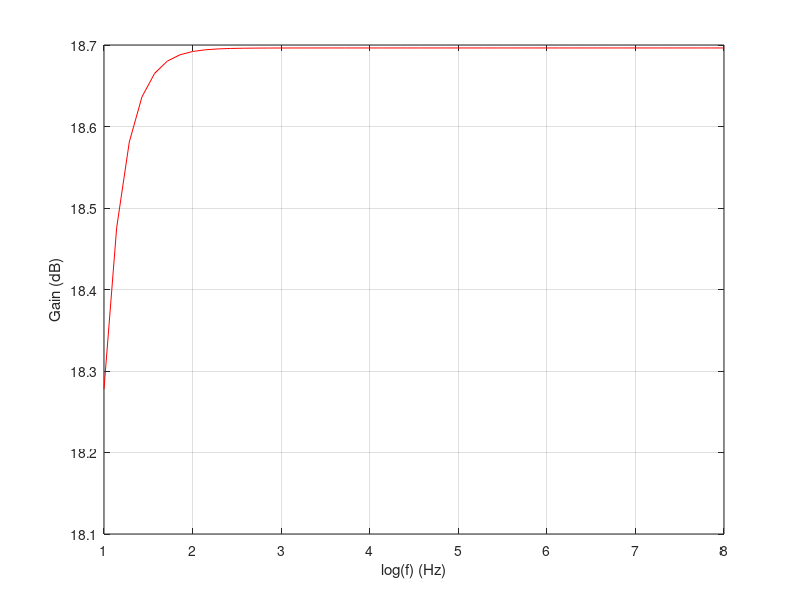

This chart was generated by the following MATLAB code:
%Lab4                                                  Academic Year 2020/2021
%                                                            TCFE
%Authors:
%Joana Matos, 95799
%Ricardo Abreu, 95842
%Vasco Emídio, 95856
%MEAer
close all 
clear all

format long;

f = 100*1e3;
w = 2*pi*f;

%--------------------------------Gain Stage-------------------------------------
%-----Data-----
VCC=12;
RS=100;
RB1=80000;
RB2=20000;
RC1=940;
RE1=775;
RE2 = 2335;
CS=690*1e-6;
Cb=4180*1e-6;
Co=2250 *1e-6;
RL=8;
Vinput=1;

 printf("GSData_TAB \n");
 printf("$R_{S}$ = %e Ohm\n", RS); 
 printf("$R_{B1}$ = %e Ohm \n", RB1);
 printf("$R_{B2}$ = %e Ohm \n", RB2);
 printf("$R_{C1}$ = %e Ohm \n", RC1);
 printf("$R_{E1}$ = %e Ohm \n", RE1);
 printf("$R_{E2}$ = %e Ohm \n", RE2);
 printf("$R_{L}$ = %e Ohm \n", RL);
 printf("$C_{I}$ = %e F \n", CS);
 printf("$C_{b}$ = %e F \n", Cb);
 printf("$C_{O}$ = %e F \n", Co);
 printf("GSData_END \n \n");

VT=25e-3;           
BFN=178.7;         %Bijector
VAFN=69.7;
VBEON=0.7;

 printf("GSBijector_TAB \n"); 
 printf("$V_{T}$ = %f V\n", VT);
 printf("$beta$ = %f \n", BFN); 
 printf("$V_{A}$ = %f V\n", VAFN);
 printf("$V_{BEON}$ = %f V \n", VBEON);
 printf("GSBijector_END \n \n");

%-----Operating Point Analysis-----
RB=1/(1/RB1+1/RB2);                 %Req   <---- Thevenin's equivalent
VEQ=RB2/(RB1+RB2)*VCC;              %Veq   <----
IB1=(VEQ-VBEON)/(RB+(1+BFN)*RE1);   %IB
IC1=BFN*IB1;                        %IC
IE1=(1+BFN)*IB1;                    %IE
VE1=RE1*IE1;                        %VE
VO1=VCC-RC1*IC1;                    %VO
VCE=VO1-VE1;                        %VCE
 printf("GSOP_TAB \n"); 
 printf("$R_{B}$ = %e Ohm\n", RB);
 printf("$V_{eq}$ = %e V\n", VEQ); 
 printf("$I_{B1}$ = %e A \n", IB1);
 printf("$I_{C1}$ = %e A \n", IC1);
 printf("$I_{E1}$ = %e A \n", IE1);
 printf("$V_{E1}$ = %e V \n", VE1);
 printf("$V_{O1}$ = %e V \n", VO1);
 printf("$V_{CE}$ = %e V \n", VCE);
 printf("GSOP_END \n \n");


%-----Incremental Circuit-----            (for medium frequencies)

gm1=IC1/VT                         %gm    --Incremental Parameters--
rpi1=BFN/gm1                       %rpi
ro1=VAFN/IC1                       %ro

RSB=RB*RS/(RB+RS)                  %RS||RB

%AC Analysis (Incremantal circuit gain)
AV1 = RSB/RS * RC1*(RE1-gm1*rpi1*ro1)/((ro1+RC1+RE1)*(RSB+rpi1+RE1)+gm1*RE1*ro1*rpi1 - RE1^2)   %vo/vi
AVI_DB = 20*log10(abs(AV1))                                                                     %vo/vi(dB)
AV1simple = RB/(RB+RS) * gm1*RC1/(1+gm1*RE1)
AVIsimple_DB = 20*log10(abs(AV1simple))

RE1=0
AV1 = RSB/RS * RC1*(RE1-gm1*rpi1*ro1)/((ro1+RC1+RE1)*(RSB+rpi1+RE1)+gm1*RE1*ro1*rpi1 - RE1^2)
AVI_DB = 20*log10(abs(AV1))
AV1simple =  - RSB/RS * gm1*RC1/(1+gm1*RE1)
AVIsimple_DB = 20*log10(abs(AV1simple))

RE1=775
ZI1 = 1/(1/RB+1/(((ro1+RC1+RE1)*(rpi1+RE1)+gm1*RE1*ro1*rpi1 - RE1^2)/(ro1+RC1+RE1)))
ZX = ro1*((RSB+rpi1)*RE1/(RSB+rpi1+RE1))/(1/(1/ro1+1/(rpi1+RSB)+1/RE1+gm1*rpi1/(rpi1+RSB)))
ZX = ro1*(   1/RE1+1/(rpi1+RSB)+1/ro1+gm1*rpi1/(rpi1+RSB)  )/(   1/RE1+1/(rpi1+RSB) ) 
ZO1 = 1/(1/ZX+1/RC1)

RE1=0
ZI1 = 1/(1/RB+1/(((ro1+RC1+RE1)*(rpi1+RE1)+gm1*RE1*ro1*rpi1 - RE1^2)/(ro1+RC1+RE1)))
ZO1 = 1/(1/ro1+1/RC1)

 printf("GSAV_TAB \n"); 
 printf("$A_{V1}$ = %e dB\n", AVI_DB);
 %printf("$A_{VIsimple}$ = %e dB\n", AVIsimple_DB); 
 printf("GSAV_END \n \n"); 
 
 printf("GSZ_TAB \n"); 
 printf("$Z_{I1}$ = %e Ohm\n", ZI1);
 printf("$Z_{O1}$ = %e Ohm\n", ZO1); 
 printf("GSZ_END \n \n");

%-------------------------------------------------------------------------------

%---------------------------Ouput Stage-----------------------------------------
%-----Data-----
BFP = 227.3
VAFP = 37.2
VEBON = 0.7
 printf("OSBijector_TAB \n"); 
 printf("$beta$ = %f \n", BFP); 
 printf("$V_{AFP}$ = %f V\n", VAFP);
 printf("$V_{BEON}$ = %f V \n", VEBON);
 printf("OSBijector_END \n \n");

%-----OP Analysis-----
VI2 = VO1
IE2 = (VCC-VEBON-VI2)/RE2
IC2 = BFP/(BFP+1)*IE2
VO2 = VCC - RE2*IE2
 printf("OSOP_TAB \n"); 
 printf("$V_{I2}$ = %e V\n", VI2);
 printf("$I_{E2}$ = %e A \n", IE2);
 printf("$I_{C2}$ = %e A \n", IC2);
 printf("$V_{O2}$ = %e V \n", VO2);
 printf("OSOP_END \n \n");
 
 
%-----Incremental Circuit-----
gm2 = IC2/VT                               %--Incremental Parameters--
go2 = IC2/VAFP
gpi2 = gm2/BFP
ge2 = 1/RE2

%AC Analysis (Voltage gain)
AV2 = gm2/(gm2+gpi2+go2+ge2)
ZI2 = (gm2+gpi2+go2+ge2)/gpi2/(gpi2+go2+ge2)
ZO2 = 1/(gm2+gpi2+go2+ge2)

 printf("OSAV_TAB \n"); 
 printf("$A_{V2}$ = %e dB\n", AV2);
 printf("OSAV_END \n \n"); 
 
 printf("OSZ_TAB \n"); 
 printf("$Z_{I2}$ = %e Ohm\n", ZI2);
 printf("$Z_{O2}$ = %e Ohm\n", ZO2); 
 printf("OSZ_END \n \n");

%-------------------------------------------------------------------------------

%------------------------------Total--------------------------------------------
gB = 1/(1/gpi2+ZO1)
AV = (gB+gm2/gpi2*gB)/(gB+ge2+go2+gm2/gpi2*gB)*AV1
AV_DB = 20*log10(abs(AV))
ZI=ZI1
ZO=1/(go2+gm2/gpi2*gB+ge2+gB)

 printf("Final_TAB \n"); 
 printf("$A_{V}$ = %e dB\n", AV_DB);
 printf("$Z_{I}$ = %e Ohm\n", ZI);
 printf("$Z_{O}$ = %e Ohm\n", ZO); 
 printf("Final_END \n \n");
 
%------------------------------Teoria Ponto 3------------------------------------
f_H=f;
WAH=(rpi1+RSB)/(rpi1*gm1);
WAH2=(775*WAH)/(WAH+775);
f_L= (1/((ZI+RS)*CS) + 1/(WAH2*Cb)+ 1/((ZO+RL)*Co))/(2*pi);
band=f_H - f_L

 printf("LC_TAB \n"); 
 printf("$Lower CO freq$ = %e Hz\n", f_L);
 printf("LC_END \n \n");
 
freq=logspace(1,8);
RE1=775;
for i=1:50
 wfreq=2*pi*freq(i)
ZCS   = 1/(wfreq*j*CS);
ZCB   = 1/(wfreq*j*Cb);
BIMBUS=1/RE1 + 1/ZCB;
ZEB = 1/BIMBUS;
zpi2  = 1/gpi2;
zo2   = 1/go2;
ZE2 = 1/(1/zo2 + 1/RE2);
ZCO   = 1/(wfreq*j*Co);

 HOT = [  RS+ZCS+RB , -RB, 0 , 0 , 0 , 0 , 0; ...
 	0 , -ZEB , -ro1, ZEB + ro1 + RC1, -RC1, 0, 0 ; ...
        0 , rpi1*gm1 , 1  , 0 , 0, 0 , 0  ; ...
        0 , 0 , 0  , -RC1, zpi2+RC1, ZE2 , -ZE2; ...
        0 , 0  , 0  , 0  , -1-zpi2*gm2 , 1  , 0 ; ...
        0, 0 , 0  , 0 , 0 , -ZE2, ZE2+ZCO+RL ; ...
        -RB  , RB + rpi1 + ZEB , 0 , -ZEB  , 0 , 0 , 0 ];
        
DOG = [Vinput; 0; 0 ; 0 ; 0; 0; 0];

Gain= HOT\DOG;

GaindB(i) = 20*log10(abs(Gain(7)*RL/Vinput))
endfor

fig1=figure(1)
plot(log10(freq),GaindB,"r");
xlabel("log(f) (Hz)");
ylabel("Gain (dB)");
grid on;
print (fig1, "Gain", "-depsc");
close(fig1)